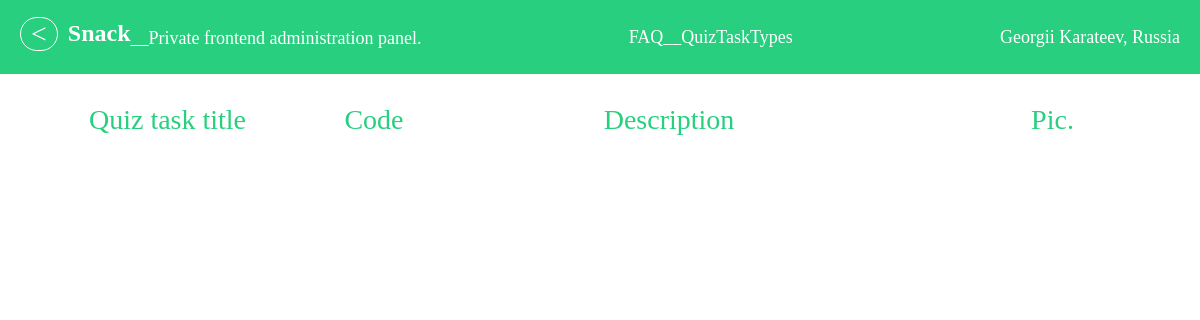
/useradmin/faq/quiztasktype (signed in), run on an earlier commit of the app's database.
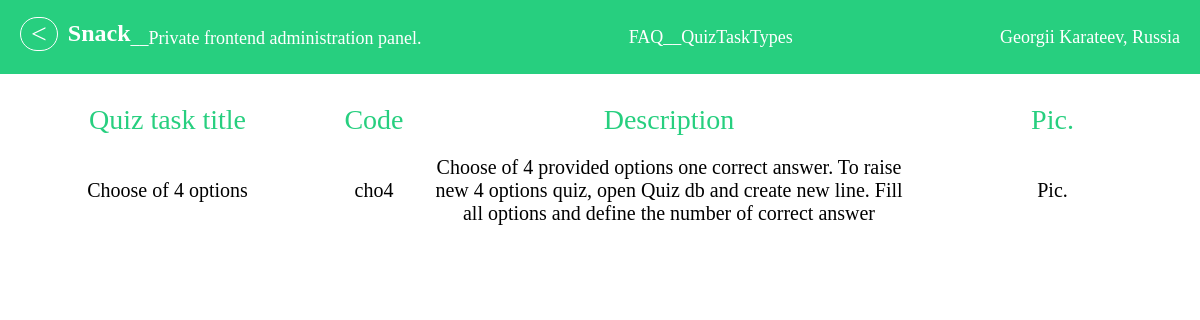
And on a later commit of the database.
### feed/models.py (models this page shows, shortened)
class Feed(models.Model):
    country = models.CharField(max_length = 50)
    mail = models.EmailField()
    password = models.CharField(max_length = 50, blank=True)
    activity = models.CharField(verbose_name="job", max_length = 1000)
    created_date = models.DateTimeField(auto_now_add=True)
    language = models.CharField(verbose_name="language", max_length = 2, default="EN")
    theme = models.IntegerField(verbose_name="theme", default=0)
    image_path = models.CharField(verbose_name="image path", max_length = 1000)
    first_name = models.CharField(verbose_name="first name", max_length = 30)
    last_name = models.CharField(verbose_name="last name", max_length = 50)
    city = models.CharField(verbose_name="city", max_length = 50, default="0")
    course_id = models.IntegerField(verbose_name="course_id", default=0)
    last_course = models.CharField(default="0001", max_length=4)
    last_lesson = models.CharField(default="01", max_length=2)
    accessid = models.IntegerField(default=0)
    rating_exp = models.IntegerField(default=0)

### useradmin/models.py (models this page shows, shortened)
class AdminFaq(models.Model):
    quizname = models.CharField(max_length=50)
    quizcode = models.CharField(max_length=4)
    quizdesc = models.CharField(max_length=500)
    quizphotoexample = models.FileField(upload_to='quizexample/', blank=True)

### useradmin/views.py (the view)
# urls.py: path('faq/quiztasktype', QuizTaskTypeListView.as_view(), name="quiztasktype"),
class QuizTaskTypeListView(generic.ListView):
    model = AdminFaq
    template_name = 'quiztasktype/quiztasktype.html'
    def get_context_data(self, *args, **kwargs):
        request_test = self.request
        if request_test.user.is_authenticated == True:
            target_mail = request_test.user.username
            data = Feed.objects.filter(mail=target_mail).values_list('first_name', 'last_name', 'country', 'accessid')
            if data[0][3] < 2:
                return django.http.HttpResponseNotFound
            else:
                tasksex = AdminFaq.objects.all()
                context = {}
                context['first_name'] = data[0][0]
                context['last_name'] = data[0][1]
                context['country'] = data[0][2]
                faqdata = AdminFaq.objects.all()
                context['listdata'] = faqdata
                return context
        else:
            return django.http.HttpResponseNotFound

### useradmin/templates/quiztasktype/quiztasktype.html (shortened to what this page needs)
{% load static %}
<!DOCTYPE html>
<html lang="en">
<head>
    <link rel="stylesheet" href="{% static 'css/font.css' %}">
    <link rel="stylesheet" href="{% static 'css/quiztasktype.css' %}">
</head>
<body>
    <main>
        <div class="top-panel">
            <div class="top__panel-flex">
                <div class="top__panel-cnt">
                    <a href="../faq/"><div class="top__panel-back"><</div></a>
                    <h1>Snack</h1>
                    <div class="top__panel-text">__Private frontend administration panel.</div>
                </div>
                <div class="top__panel-name">
                    FAQ__QuizTaskTypes
                </div>
                <div class="top__panel-name">
                    {{first_name}} {{last_name}}, {{country}}
                </div>
            </div>
        </div>
        <div class="main__panel">
            <div class="main__panel_flex">
                <div class="main__panel_header qtt">Quiz task title</div>
                <div class="main__panel_header c">Code</div>
                <div class="main__panel_header d">Description</div>
                <div class="main__panel_header p">Pic.</div>
            </div>
            <ul>
                {% for line in listdata %}
                <li>
                    <div class="main__panel_flex">
                        <div class="main__panel_item qtt">{{ line.quizname }}</div>
                        <div class="main__panel_item c">{{ line.quizcode }}</div>
                        <div class="main__panel_item d">{{ line.quizdesc }}</div>
                        <div class="main__panel_item p">Pic.</div>
                    </div>
                </li>
                {% endfor %}
            </ul>
        </div>
    </main>
</body>
</html>

### useradmin/static/css/quiztasktype.css (style rules this page uses)
* { font-family: "Lemon Milk Pro"; margin: 0; padding: 0; text-decoration: none; list-style: none; }
.main__panel { padding-left: 20px; }
.top-panel { display: block; background-color: #27cf7f; padding: 20px; margin-bottom: 30px; }
.top__panel-flex { display: flex; align-items: center; justify-content: space-between; flex-wrap: nowrap; }
.top__panel-cnt { display: flex; }
h1 { font-style: bold; font-family: Lemon Milk Pro b; font-size: 24px; color: white; }
.top__panel-text { font-size: 18px; color: white; position: relative; top: 8px; }
.top__panel-name { font-size: 18px; color: white; }
.top__panel-back { font-size: 28px; color: white; font-style: bold; font-family: Lemon Milk Pro b; position: relative; top: -3px; padding-right: 10px; margin-right: 10px; border: 1px solid white; border-radius: 30px; padding-left: 10px; cursor: pointer; transition: 0.5s; }
.main__panel { display: block; }
.main__panel_flex { display: flex; justify-content: space-between; align-items: center; flex-wrap: nowrap; margin-top: 20px; margin-bottom: 20px; }
.main__panel_header { font-size: 28px; color: #27cf7f; font-style: bold; font-family: Lemon Milk Pro b; text-align: center; display: flex; justify-content: center; }
.main__panel_item { font-size: 20px; color: black; text-align: center; display: flex; justify-content: center; }
.qtt { width: 25%; }
.c { width: 10%; }
.d { width: 40%; }
.p { width: 25%; }

What changed in the data, as far as the page shows it:
added AdminFaq: quizname "Choose of 4 options", quizcode "cho4", quizdesc "Choose of 4 provided options one correct answer. To raise new 4 options quiz, open Quiz db and create new line. Fill all options and define the number of correct answer"
